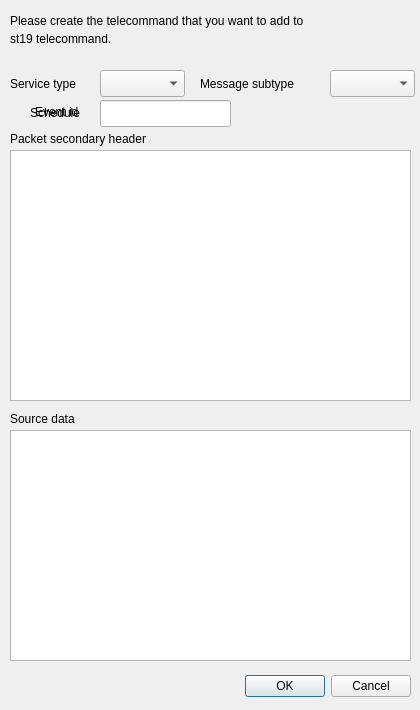
<?xml version="1.0" encoding="UTF-8"?>
<ui version="4.0">
 <class>AddTCView</class>
 <widget class="QDialog" name="AddTCView">
  <property name="geometry">
   <rect>
    <x>0</x>
    <y>0</y>
    <width>420</width>
    <height>710</height>
   </rect>
  </property>
  <property name="windowTitle">
   <string>Add Telecommand</string>
  </property>
  <widget class="QDialogButtonBox" name="buttonBox">
   <property name="geometry">
    <rect>
     <x>70</x>
     <y>670</y>
     <width>341</width>
     <height>32</height>
    </rect>
   </property>
   <property name="orientation">
    <enum>Qt::Horizontal</enum>
   </property>
   <property name="standardButtons">
    <set>QDialogButtonBox::Cancel|QDialogButtonBox::Ok</set>
   </property>
  </widget>
  <widget class="QComboBox" name="serviceComboBox">
   <property name="geometry">
    <rect>
     <x>100</x>
     <y>70</y>
     <width>85</width>
     <height>27</height>
    </rect>
   </property>
  </widget>
  <widget class="QLabel" name="parentTCLbl">
   <property name="geometry">
    <rect>
     <x>10</x>
     <y>30</y>
     <width>401</width>
     <height>17</height>
    </rect>
   </property>
   <property name="text">
    <string>st19 telecommand.</string>
   </property>
  </widget>
  <widget class="QPlainTextEdit" name="pckSecHeaderTextEdit">
   <property name="geometry">
    <rect>
     <x>10</x>
     <y>150</y>
     <width>401</width>
     <height>251</height>
    </rect>
   </property>
  </widget>
  <widget class="QLabel" name="label_2">
   <property name="geometry">
    <rect>
     <x>10</x>
     <y>75</y>
     <width>121</width>
     <height>17</height>
    </rect>
   </property>
   <property name="text">
    <string>Service type</string>
   </property>
  </widget>
  <widget class="QLabel" name="label">
   <property name="geometry">
    <rect>
     <x>10</x>
     <y>10</y>
     <width>401</width>
     <height>21</height>
    </rect>
   </property>
   <property name="text">
    <string>Please create the telecommand that you want to add to </string>
   </property>
  </widget>
  <widget class="QLabel" name="label_3">
   <property name="geometry">
    <rect>
     <x>200</x>
     <y>75</y>
     <width>121</width>
     <height>17</height>
    </rect>
   </property>
   <property name="text">
    <string>Message subtype</string>
   </property>
  </widget>
  <widget class="QComboBox" name="msgComboBox">
   <property name="geometry">
    <rect>
     <x>330</x>
     <y>70</y>
     <width>85</width>
     <height>27</height>
    </rect>
   </property>
  </widget>
  <widget class="QLabel" name="pckSecHeaderLbl">
   <property name="geometry">
    <rect>
     <x>10</x>
     <y>130</y>
     <width>171</width>
     <height>17</height>
    </rect>
   </property>
   <property name="text">
    <string>Packet secondary header</string>
   </property>
  </widget>
  <widget class="QLabel" name="srcDataLbl">
   <property name="geometry">
    <rect>
     <x>10</x>
     <y>410</y>
     <width>171</width>
     <height>17</height>
    </rect>
   </property>
   <property name="text">
    <string>Source data</string>
   </property>
  </widget>
  <widget class="QPlainTextEdit" name="srcDataTextEdit">
   <property name="geometry">
    <rect>
     <x>10</x>
     <y>430</y>
     <width>401</width>
     <height>231</height>
    </rect>
   </property>
  </widget>
  <widget class="QDateTimeEdit" name="dateTimeEdit">
   <property name="geometry">
    <rect>
     <x>100</x>
     <y>100</y>
     <width>131</width>
     <height>27</height>
    </rect>
   </property>
  </widget>
  <widget class="QLabel" name="scheduleLbl">
   <property name="geometry">
    <rect>
     <x>30</x>
     <y>103</y>
     <width>61</width>
     <height>20</height>
    </rect>
   </property>
   <property name="text">
    <string>Schedule</string>
   </property>
  </widget>
  <widget class="QLabel" name="eventIdLbl">
   <property name="geometry">
    <rect>
     <x>35</x>
     <y>103</y>
     <width>61</width>
     <height>17</height>
    </rect>
   </property>
   <property name="text">
    <string>Event id</string>
   </property>
  </widget>
  <widget class="QLineEdit" name="eventIdLineEdit">
   <property name="geometry">
    <rect>
     <x>100</x>
     <y>100</y>
     <width>131</width>
     <height>27</height>
    </rect>
   </property>
  </widget>
 </widget>
 <resources/>
 <connections>
  <connection>
   <sender>buttonBox</sender>
   <signal>accepted()</signal>
   <receiver>AddTCView</receiver>
   <slot>accept()</slot>
   <hints>
    <hint type="sourcelabel">
     <x>248</x>
     <y>254</y>
    </hint>
    <hint type="destinationlabel">
     <x>157</x>
     <y>274</y>
    </hint>
   </hints>
  </connection>
  <connection>
   <sender>buttonBox</sender>
   <signal>rejected()</signal>
   <receiver>AddTCView</receiver>
   <slot>reject()</slot>
   <hints>
    <hint type="sourcelabel">
     <x>316</x>
     <y>260</y>
    </hint>
    <hint type="destinationlabel">
     <x>286</x>
     <y>274</y>
    </hint>
   </hints>
  </connection>
 </connections>
</ui>
